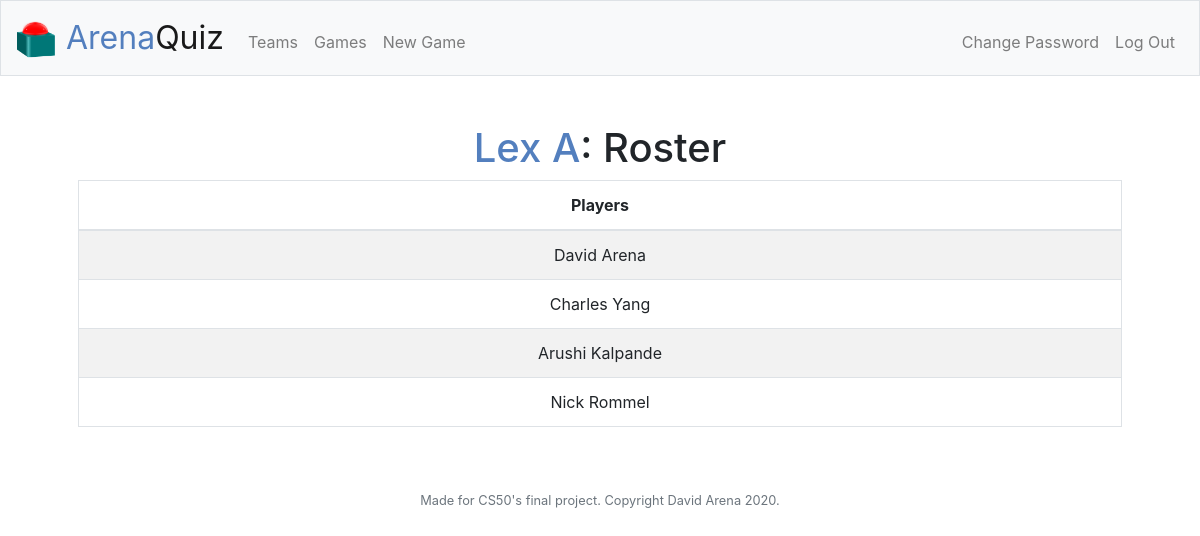
The app's page /view_team?team_id=4 (signed in) with its own data.
### tables this page shows
CREATE TABLE teams (id INTEGER PRIMARY KEY, user_id INTEGER NOT NULL, name TEXT NOT NULL, FOREIGN KEY (user_id) REFERENCES users(id));

CREATE TABLE players (id INTEGER PRIMARY KEY, user_id INTEGER NOT NULL, name TEXT NOT NULL, team_id INTEGER, FOREIGN KEY (user_id) REFERENCES users(id), FOREIGN KEY (team_id) REFERENCES teams(id));

### app.py (the view)
@app.route("/view_team", methods=["GET"])
@login_required
def view_team():
    if request.method == "GET":
        name = db.execute("SELECT name FROM teams WHERE user_id = ? AND id = ?", session["user_id"], request.args.get("team_id"))
        if not name:
            return apology("Team not found", 404)
        players = db.execute("SELECT name FROM players WHERE user_id = ? AND team_id = ?", session["user_id"], request.args.get("team_id"))
        return render_template("view_team.html", name=name[0]['name'], players=players)

### app.py (called while the page is built)
@app.after_request
def after_request(response):
    response.headers["Cache-Control"] = "no-cache, no-store, must-revalidate"
    response.headers["Expires"] = 0
    response.headers["Pragma"] = "no-cache"
    return response

### helpers.py (called while the page is built)
def login_required(f):
    @wraps(f)
    def decorated_function(*args, **kwargs):
        if session.get("user_id") is None:
            return redirect("/login")
        return f(*args, **kwargs)
    return decorated_function

### templates/view_team.html (shortened to what this page needs)
{% extends "layout.html" %}
{% block main %}
    <h1><span class="bluetext">{{ name }}</span>: Roster</h1>
    <table class="table table-striped table-bordered">
        <thead>
            <tr>
                <th>Players</th>
            </tr>
        </thead>
        <tbody>
            {% for player in players %}
                <tr>
                    <td>{{ player.name }}</td>
                </tr>
            {% endfor %}
        </tbody>
    </table>
{% endblock %}

### static/styles.css (style rules this page uses)
table { margin-left: auto; margin-right: auto; width: 100%; }
.bluetext { color: #537fbe; }

### records on screen
teams: name "Lex A"
players: name "David Arena"
players: name "Charles Yang"
players: name "Arushi Kalpande"
players: name "Nick Rommel"
